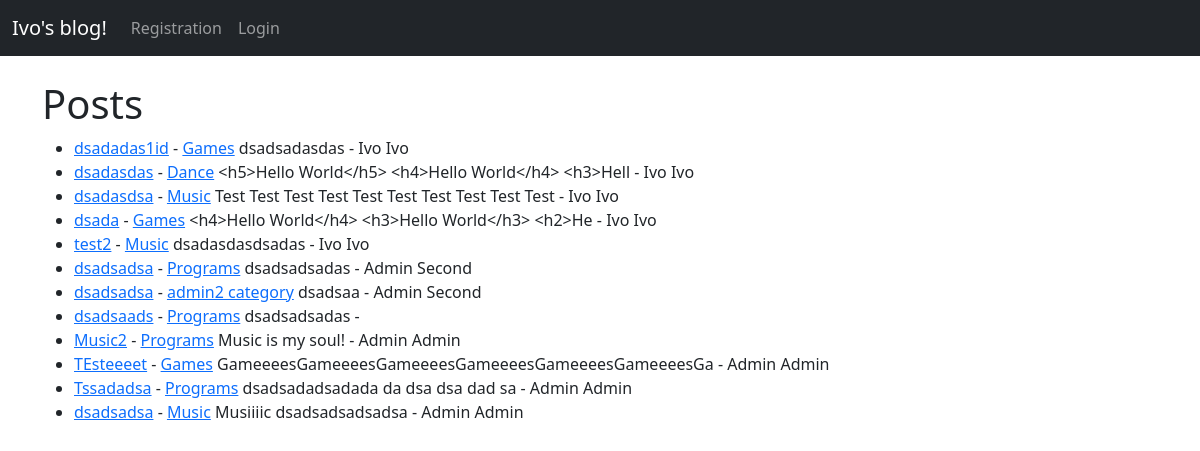
The page / on the database its author committed.
### blog/models.py (models this page shows, shortened)
class Post(models.Model):
    title = models.CharField(max_length=255)
    author = models.ForeignKey(User, on_delete=models.CASCADE)
    body = models.TextField()
    category = models.ForeignKey(Category, on_delete=models.CASCADE, null=True)
    created_at = models.DateTimeField(auto_now_add=True)
    updated_at = models.DateTimeField(auto_now=True)

class Category(models.Model):
    name = models.CharField(max_length=255)
    created_at = models.DateTimeField(auto_now_add=True)
    updated_at = models.DateTimeField(auto_now=True)
    def __str__(self):
        return self.name

### blog/views.py (the view)
# urls.py: path('', Home.as_view(), name='home'),
class Home(ListView):
    model = Post
    template_name = 'home.html'
    ordering = ['-created_at']
    def get_context_data(self, *args, **kwargs):
        categories = Category.objects.all()
        context = super(Home, self).get_context_data(*args, **kwargs)
        context["categories"] = categories
        return context

### blog/templates/home.html (shortened to what this page needs)
{% extends 'base.html' %}
{% block content %}
<h1> Posts </h1>
<ul>
    {% for post in object_list %}
    <li><a href="{% url 'post_detail' post.pk %}">{{post.title}}</a> -
        <a href="{% url 'category' post.category.pk %}">{{post.category}}</a>
        {{post.body|slice:":50"}} - {{post.author.first_name}} {{post.author.last_name}}
        {% endfor %}
    </li>
</ul>
{% endblock %}

### rows shown on the page
Post: title "dsadadas1id", category "Games", body "dsadsadasdas", author.first_name "Ivo", author.last_name "Ivo"
Post: title "dsadasdas", category "Dance", body "<h5>Hello World</h5> <h4>Hello World</h4> <h3>Hell", author.first_name "Ivo", author.last_name "Ivo"
Post: title "dsadasdsa", category "Music", body "Test Test Test Test Test Test Test Test Test Test", author.first_name "Ivo", author.last_name "Ivo"
Post: title "dsada", category "Games", body "<h4>Hello World</h4> <h3>Hello World</h3> <h2>He", author.first_name "Ivo", author.last_name "Ivo"
Post: title "test2", category "Music", body "dsadasdasdsadas", author.first_name "Ivo", author.last_name "Ivo"
Post: title "dsadsadsa", category "Programs", body "dsadsadsadas", author.first_name "Admin", author.last_name "Second"
Post: title "dsadsadsa", category "admin2 category", body "dsadsaa", author.first_name "Admin", author.last_name "Second"
Post: title "dsadsaads", category "Programs", body "dsadsadsadas"
Post: title "Music2", category "Programs", body "Music is my soul!", author.first_name "Admin", author.last_name "Admin"
Post: title "TEsteeeet", category "Games", body "GameeeesGameeeesGameeeesGameeeesGameeeesGameeeesGa", author.first_name "Admin", author.last_name "Admin"
Post: title "Tssadadsa", category "Programs", body "dsadsadadsadada da dsa dsa dad sa", author.first_name "Admin", author.last_name "Admin"
Post: title "dsadsadsa", category "Music", body "Musiiiic dsadsadsadsadsa", author.first_name "Admin", author.last_name "Admin"
